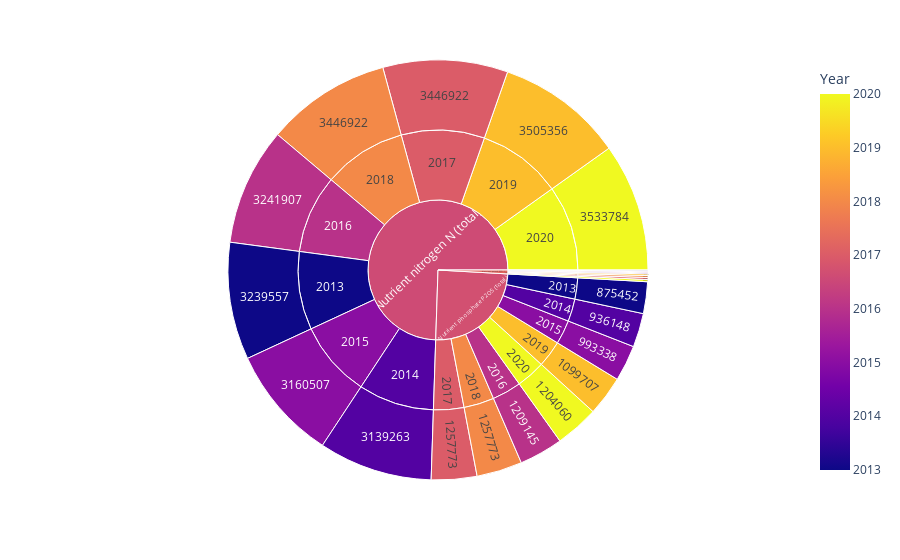

Write notebook code for a chart like this one.
### Code cell
px.sunburst(df_fur_clean.query('Year>2012'), path=['Item', 'Year', 'Value'], values='Value',color='Year')

### Figure 1 — Plotly figure (JSON) as saved in the notebook; plotly's stock layout.template omitted (floating-point values rounded to 4 significant figures)
{"data": [{"branchvalues": "total", "customdata": [[2013], [2015], [2016], [2014], [2019], [2017], [2018], [2020], [2013], [2014], [2015], [2019], [2020], [2016], [2017], [2018], [2014], [2015], [2013], [2016], [2017], [2018], [2019], [2020], [2013], [2013], [2013], [2014], [2014], [2014], [2015], [2015], [2015], [2016], [2016], [2016], [2017], [2017], [2017], [2018], [2018], [2018], [2019], [2019], [2019], [2020], [2020], [2020], [2017.0], [2017.0], [2017.0]], "domain": {"x": [0, 1], "y": [0, 1]}, "hovertemplate": "labels=%{label}<br>Value=%{value}<br>parent=%{parent}<br>id=%{id}<br>Year=%{color}<extra></extra>", "ids": ["Nutrient potash K2O (total)/2013/19849", "Nutrient potash K2O (total)/2015/25291", "Nutrient potash K2O (total)/2016/28954", "Nutrient potash K2O (total)/2014/29549", "Nutrient potash K2O (total)/2019/47260", "Nutrient potash K2O (total)/2017/54173", "Nutrient potash K2O (total)/2018/54173", "Nutrient potash K2O (total)/2020/60973", "Nutrient phosphate P2O5 (total)/2013/875452", "Nutrient phosphate P2O5 (total)/2014/936148", "Nutrient phosphate P2O5 (total)/2015/993338", "Nutrient phosphate P2O5 (total)/2019/1099707", "Nutrient phosphate P2O5 (total)/2020/1204060", "Nutrient phosphate P2O5 (total)/2016/1209145", "Nutrient phosphate P2O5 (total)/2017/1257773", "Nutrient phosphate P2O5 (total)/2018/1257773", "Nutrient nitrogen N (total)/2014/3139263", "Nutrient nitrogen N (total)/2015/3160507", "Nutrient nitrogen N (total)/2013/3239557", "Nutrient nitrogen N (total)/2016/3241907", "Nutrient nitrogen N (total)/2017/3446922", "Nutrient nitrogen N (total)/2018/3446922", "Nutrient nitrogen N (total)/2019/3505356", "Nutrient nitrogen N (total)/2020/3533784", "Nutrient nitrogen N (total)/2013", "Nutrient phosphate P2O5 (total)/2013", "Nutrient potash K2O (total)/2013", "Nutrient nitrogen N (total)/2014", "Nutrient phosphate P2O5 (total)/2014", "Nutrient potash K2O (total)/2014", "Nutrient nitrogen N (total)/2015", "Nutrient phosphate P2O5 (total)/2015", "Nutrient potash K2O (total)/2015", "Nutrient nitrogen N (total)/2016", "Nutrient phosphate P2O5 (total)/2016", "Nutrient potash K2O (total)/2016", "Nutrient nitrogen N (total)/2017", "Nutrient phosphate P2O5 (total)/2017", "Nutrient potash K2O (total)/2017", "Nutrient nitrogen N (total)/2018", "Nutrient phosphate P2O5 (total)/2018", "Nutrient potash K2O (total)/2018", "Nutrient nitrogen N (total)/2019", "Nutrient phosphate P2O5 (total)/2019", "Nutrient potash K2O (total)/2019", "Nutrient nitrogen N (total)/2020", "Nutrient phosphate P2O5 (total)/2020", "Nutrient potash K2O (total)/2020", "Nutrient nitrogen N (total)", "Nutrient phosphate P2O5 (total)", "Nutrient potash K2O (total)"], "labels": ["19849", "25291", "28954", "29549", "47260", "54173", "54173", "60973", "875452", "936148", "993338", "1099707", "1204060", "1209145", "1257773", "1257773", "3139263", "3160507", "3239557", "3241907", "3446922", "3446922", "3505356", "3533784", "2013", "2013", "2013", "2014", "2014", "2014", "2015", "2015", "2015", "2016", "2016", "2016", "2017", "2017", "2017", "2018", "2018", "2018", "2019", "2019", "2019", "2020", "2020", "2020", "Nutrient nitrogen N (total)", "Nutrient phosphate P2O5 (total)", "Nutrient potash K2O (total)"], "marker": {"coloraxis": "coloraxis", "colors": [2013, 2015, 2016, 2014, 2019, 2017, 2018, 2020, 2013, 2014, 2015, 2019, 2020, 2016, 2017, 2018, 2014, 2015, 2013, 2016, 2017, 2018, 2019, 2020, 2013, 2013, 2013, 2014, 2014, 2014, 2015, 2015, 2015, 2016, 2016, 2016, 2017, 2017, 2017, 2018, 2018, 2018, 2019, 2019, 2019, 2020, 2020, 2020, 2017.0, 2017.0, 2017.0]}, "name": "", "parents": ["Nutrient potash K2O (total)/2013", "Nutrient potash K2O (total)/2015", "Nutrient potash K2O (total)/2016", "Nutrient potash K2O (total)/2014", "Nutrient potash K2O (total)/2019", "Nutrient potash K2O (total)/2017", "Nutrient potash K2O (total)/2018", "Nutrient potash K2O (total)/2020", "Nutrient phosphate P2O5 (total)/2013", "Nutrient phosphate P2O5 (total)/2014", "Nutrient phosphate P2O5 (total)/2015", "Nutrient phosphate P2O5 (total)/2019", "Nutrient phosphate P2O5 (total)/2020", "Nutrient phosphate P2O5 (total)/2016", "Nutrient phosphate P2O5 (total)/2017", "Nutrient phosphate P2O5 (total)/2018", "Nutrient nitrogen N (total)/2014", "Nutrient nitrogen N (total)/2015", "Nutrient nitrogen N (total)/2013", "Nutrient nitrogen N (total)/2016", "Nutrient nitrogen N (total)/2017", "Nutrient nitrogen N (total)/2018", "Nutrient nitrogen N (total)/2019", "Nutrient nitrogen N (total)/2020", "Nutrient nitrogen N (total)", "Nutrient phosphate P2O5 (total)", "Nutrient potash K2O (total)", "Nutrient nitrogen N (total)", "Nutrient phosphate P2O5 (total)", "Nutrient potash K2O (total)", "Nutrient nitrogen N (total)", "Nutrient phosphate P2O5 (total)", "Nutrient potash K2O (total)", "Nutrient nitrogen N (total)", "Nutrient phosphate P2O5 (total)", "Nutrient potash K2O (total)", "Nutrient nitrogen N (total)", "Nutrient phosphate P2O5 (total)", "Nutrient potash K2O (total)", "Nutrient nitrogen N (total)", "Nutrient phosphate P2O5 (total)", "Nutrient potash K2O (total)", "Nutrient nitrogen N (total)", "Nutrient phosphate P2O5 (total)", "Nutrient potash K2O (total)", "Nutrient nitrogen N (total)", "Nutrient phosphate P2O5 (total)", "Nutrient potash K2O (total)", "", "", ""], "type": "sunburst", "values": [19849, 25291, 28954, 29549, 47260, 54173, 54173, 60973, 875452, 936148, 993338, 1099707, 1204060, 1209145, 1257773, 1257773, 3139263, 3160507, 3239557, 3241907, 3446922, 3446922, 3505356, 3533784, 3239557, 875452, 19849, 3139263, 936148, 29549, 3160507, 993338, 25291, 3241907, 1209145, 28954, 3446922, 1257773, 54173, 3446922, 1257773, 54173, 3505356, 1099707, 47260, 3533784, 1204060, 60973, 26714218, 8833396, 320222]}], "layout": {"coloraxis": {"colorbar": {"title": {"text": "Year"}}, "colorscale": [[0, "#0d0887"], [0.1111, "#46039f"], [0.2222, "#7201a8"], [0.3333, "#9c179e"], [0.4444, "#bd3786"], [0.5556, "#d8576b"], [0.6667, "#ed7953"], [0.7778, "#fb9f3a"], [0.8889, "#fdca26"], [1, "#f0f921"]]}, "legend": {"tracegroupgap": 0}, "margin": {"t": 60}}}
